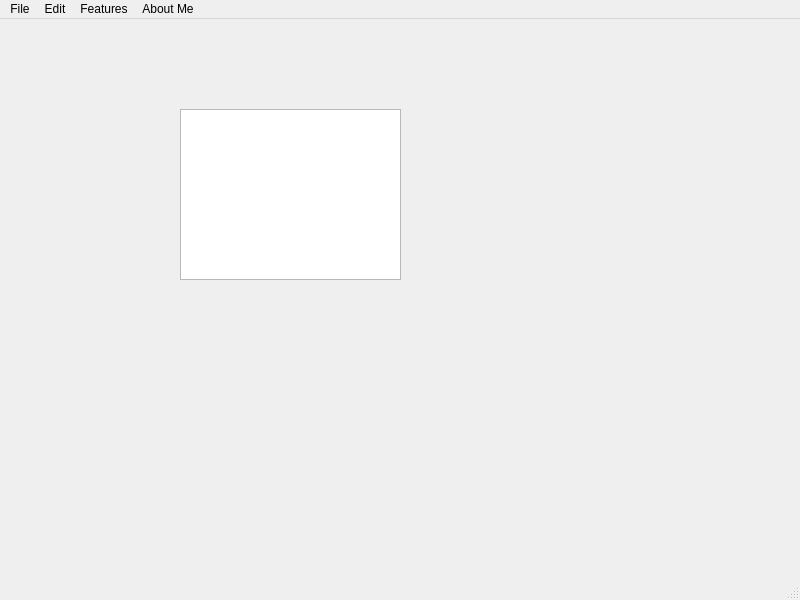
<?xml version="1.0" encoding="UTF-8"?>
<ui version="4.0">
 <class>MainWindow</class>
 <widget class="QMainWindow" name="MainWindow">
  <property name="geometry">
   <rect>
    <x>0</x>
    <y>0</y>
    <width>800</width>
    <height>600</height>
   </rect>
  </property>
  <property name="windowTitle">
   <string>MainWindow</string>
  </property>
  <widget class="QWidget" name="centralwidget">
   <widget class="QTextEdit" name="textEdit">
    <property name="geometry">
     <rect>
      <x>180</x>
      <y>90</y>
      <width>221</width>
      <height>171</height>
     </rect>
    </property>
   </widget>
  </widget>
  <widget class="QMenuBar" name="menubar">
   <property name="geometry">
    <rect>
     <x>0</x>
     <y>0</y>
     <width>800</width>
     <height>25</height>
    </rect>
   </property>
   <widget class="QMenu" name="menuFile">
    <property name="title">
     <string>File</string>
    </property>
    <addaction name="actionNew"/>
    <addaction name="actionOpen"/>
    <addaction name="separator"/>
    <addaction name="actionSave"/>
    <addaction name="actionSave_As"/>
   </widget>
   <widget class="QMenu" name="menuEdit">
    <property name="title">
     <string>Edit</string>
    </property>
    <addaction name="actionCopy"/>
    <addaction name="actionCut"/>
    <addaction name="actionPaste"/>
    <addaction name="separator"/>
    <addaction name="actionUndo"/>
    <addaction name="actionRedo"/>
   </widget>
   <widget class="QMenu" name="menuExtra">
    <property name="title">
     <string>Features</string>
    </property>
    <addaction name="actionBold_Unbold"/>
    <addaction name="separator"/>
    <addaction name="actionSuperscript"/>
    <addaction name="actionSubscript"/>
    <addaction name="separator"/>
    <addaction name="actionText_Size"/>
   </widget>
   <widget class="QMenu" name="menuAbout">
    <property name="title">
     <string>About Me</string>
    </property>
    <addaction name="actionKnow_me"/>
   </widget>
   <addaction name="menuFile"/>
   <addaction name="menuEdit"/>
   <addaction name="menuExtra"/>
   <addaction name="menuAbout"/>
  </widget>
  <widget class="QStatusBar" name="statusbar"/>
  <action name="actionNew">
   <property name="icon">
    <iconset>
     <normaloff>new.png</normaloff>new.png</iconset>
   </property>
   <property name="text">
    <string>New</string>
   </property>
  </action>
  <action name="actionOpen">
   <property name="icon">
    <iconset>
     <normaloff>open.png</normaloff>open.png</iconset>
   </property>
   <property name="text">
    <string>Open</string>
   </property>
  </action>
  <action name="actionSave">
   <property name="icon">
    <iconset>
     <normaloff>save.png</normaloff>save.png</iconset>
   </property>
   <property name="text">
    <string>Save</string>
   </property>
  </action>
  <action name="actionSave_As">
   <property name="icon">
    <iconset>
     <normaloff>saveas.png</normaloff>saveas.png</iconset>
   </property>
   <property name="text">
    <string>Save As</string>
   </property>
  </action>
  <action name="actionCut">
   <property name="icon">
    <iconset>
     <normaloff>cut.png</normaloff>cut.png</iconset>
   </property>
   <property name="text">
    <string>Cut</string>
   </property>
  </action>
  <action name="actionCopy">
   <property name="icon">
    <iconset>
     <normaloff>copy.png</normaloff>copy.png</iconset>
   </property>
   <property name="text">
    <string>Copy</string>
   </property>
  </action>
  <action name="actionPaste">
   <property name="icon">
    <iconset>
     <normaloff>paste.png</normaloff>paste.png</iconset>
   </property>
   <property name="text">
    <string>Paste</string>
   </property>
  </action>
  <action name="actionUndo">
   <property name="icon">
    <iconset>
     <normaloff>undo.png</normaloff>undo.png</iconset>
   </property>
   <property name="text">
    <string>Undo</string>
   </property>
  </action>
  <action name="actionRedo">
   <property name="icon">
    <iconset>
     <normaloff>redo.png</normaloff>redo.png</iconset>
   </property>
   <property name="text">
    <string>Redo</string>
   </property>
  </action>
  <action name="actionBold_Unbold">
   <property name="icon">
    <iconset>
     <normaloff>bold.png</normaloff>bold.png</iconset>
   </property>
   <property name="text">
    <string>Bold/Unbold</string>
   </property>
  </action>
  <action name="actionKnow_me">
   <property name="icon">
    <iconset>
     <normaloff>about.png</normaloff>about.png</iconset>
   </property>
   <property name="text">
    <string>Know me</string>
   </property>
  </action>
  <action name="actionSuperscript">
   <property name="icon">
    <iconset>
     <normaloff>superscript.png</normaloff>superscript.png</iconset>
   </property>
   <property name="text">
    <string>Superscript</string>
   </property>
  </action>
  <action name="actionSubscript">
   <property name="icon">
    <iconset>
     <normaloff>subscript.png</normaloff>subscript.png</iconset>
   </property>
   <property name="text">
    <string>Subscript</string>
   </property>
  </action>
  <action name="actionText_Size">
   <property name="text">
    <string>Text Size</string>
   </property>
  </action>
 </widget>
 <resources/>
 <connections/>
</ui>
